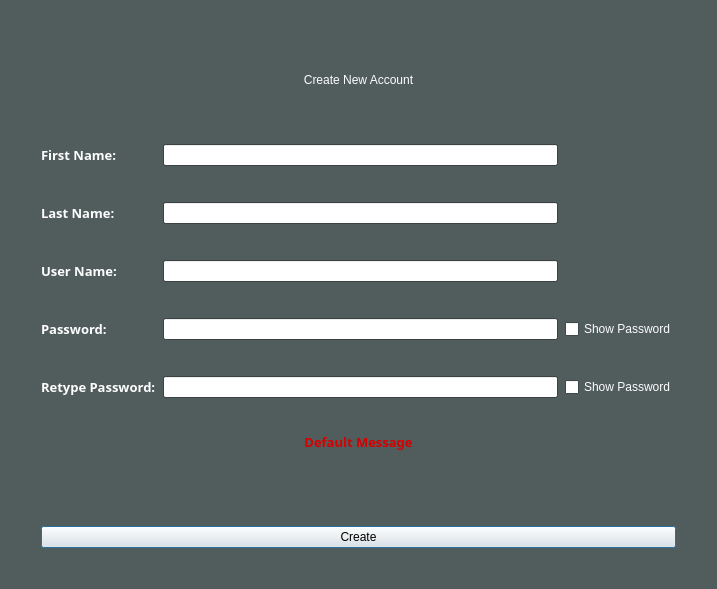
<?xml version="1.0" encoding="UTF-8"?>
<ui version="4.0">
 <class>CreateAccountPage</class>
 <widget class="QDialog" name="CreateAccountPage">
  <property name="geometry">
   <rect>
    <x>0</x>
    <y>0</y>
    <width>717</width>
    <height>589</height>
   </rect>
  </property>
  <property name="palette">
   <palette>
    <active>
     <colorrole role="WindowText">
      <brush brushstyle="SolidPattern">
       <color alpha="255">
        <red>253</red>
        <green>253</green>
        <blue>253</blue>
       </color>
      </brush>
     </colorrole>
     <colorrole role="Text">
      <brush brushstyle="SolidPattern">
       <color alpha="255">
        <red>0</red>
        <green>0</green>
        <blue>0</blue>
       </color>
      </brush>
     </colorrole>
     <colorrole role="Base">
      <brush brushstyle="SolidPattern">
       <color alpha="255">
        <red>255</red>
        <green>255</green>
        <blue>255</blue>
       </color>
      </brush>
     </colorrole>
     <colorrole role="Window">
      <brush brushstyle="SolidPattern">
       <color alpha="255">
        <red>81</red>
        <green>93</green>
        <blue>93</blue>
       </color>
      </brush>
     </colorrole>
     <colorrole role="PlaceholderText">
      <brush brushstyle="SolidPattern">
       <color alpha="128">
        <red>255</red>
        <green>255</green>
        <blue>255</blue>
       </color>
      </brush>
     </colorrole>
    </active>
    <inactive>
     <colorrole role="WindowText">
      <brush brushstyle="SolidPattern">
       <color alpha="255">
        <red>253</red>
        <green>253</green>
        <blue>253</blue>
       </color>
      </brush>
     </colorrole>
     <colorrole role="Text">
      <brush brushstyle="SolidPattern">
       <color alpha="255">
        <red>0</red>
        <green>0</green>
        <blue>0</blue>
       </color>
      </brush>
     </colorrole>
     <colorrole role="Base">
      <brush brushstyle="SolidPattern">
       <color alpha="255">
        <red>255</red>
        <green>255</green>
        <blue>255</blue>
       </color>
      </brush>
     </colorrole>
     <colorrole role="Window">
      <brush brushstyle="SolidPattern">
       <color alpha="255">
        <red>81</red>
        <green>93</green>
        <blue>93</blue>
       </color>
      </brush>
     </colorrole>
     <colorrole role="PlaceholderText">
      <brush brushstyle="SolidPattern">
       <color alpha="128">
        <red>255</red>
        <green>255</green>
        <blue>255</blue>
       </color>
      </brush>
     </colorrole>
    </inactive>
    <disabled>
     <colorrole role="WindowText">
      <brush brushstyle="SolidPattern">
       <color alpha="255">
        <red>120</red>
        <green>120</green>
        <blue>120</blue>
       </color>
      </brush>
     </colorrole>
     <colorrole role="Text">
      <brush brushstyle="SolidPattern">
       <color alpha="255">
        <red>120</red>
        <green>120</green>
        <blue>120</blue>
       </color>
      </brush>
     </colorrole>
     <colorrole role="Base">
      <brush brushstyle="SolidPattern">
       <color alpha="255">
        <red>81</red>
        <green>93</green>
        <blue>93</blue>
       </color>
      </brush>
     </colorrole>
     <colorrole role="Window">
      <brush brushstyle="SolidPattern">
       <color alpha="255">
        <red>81</red>
        <green>93</green>
        <blue>93</blue>
       </color>
      </brush>
     </colorrole>
     <colorrole role="PlaceholderText">
      <brush brushstyle="SolidPattern">
       <color alpha="128">
        <red>0</red>
        <green>0</green>
        <blue>0</blue>
       </color>
      </brush>
     </colorrole>
    </disabled>
   </palette>
  </property>
  <property name="windowTitle">
   <string>Dialog</string>
  </property>
  <layout class="QVBoxLayout" name="verticalLayout_2">
   <item>
    <layout class="QVBoxLayout" name="verticalLayout">
     <property name="leftMargin">
      <number>30</number>
     </property>
     <property name="topMargin">
      <number>30</number>
     </property>
     <property name="rightMargin">
      <number>30</number>
     </property>
     <property name="bottomMargin">
      <number>30</number>
     </property>
     <item>
      <widget class="QLabel" name="createAccountPage">
       <property name="text">
        <string>Create New Account</string>
       </property>
       <property name="alignment">
        <set>Qt::AlignCenter</set>
       </property>
       <property name="textInteractionFlags">
        <set>Qt::NoTextInteraction</set>
       </property>
      </widget>
     </item>
     <item>
      <spacer name="verticalSpacer_2">
       <property name="orientation">
        <enum>Qt::Vertical</enum>
       </property>
       <property name="sizeType">
        <enum>QSizePolicy::Fixed</enum>
       </property>
       <property name="sizeHint" stdset="0">
        <size>
         <width>20</width>
         <height>20</height>
        </size>
       </property>
      </spacer>
     </item>
     <item>
      <layout class="QGridLayout" name="gridLayout">
       <property name="horizontalSpacing">
        <number>7</number>
       </property>
       <property name="verticalSpacing">
        <number>36</number>
       </property>
       <item row="0" column="0">
        <widget class="QLabel" name="firstNameLabel">
         <property name="font">
          <font>
           <family>Arial Black</family>
           <pointsize>10</pointsize>
           <weight>75</weight>
           <bold>true</bold>
          </font>
         </property>
         <property name="text">
          <string>First Name:</string>
         </property>
         <property name="textInteractionFlags">
          <set>Qt::NoTextInteraction</set>
         </property>
         <property name="buddy">
          <cstring>firstNameInput</cstring>
         </property>
        </widget>
       </item>
       <item row="1" column="1">
        <widget class="QLineEdit" name="lastNameInput"/>
       </item>
       <item row="0" column="1">
        <widget class="QLineEdit" name="firstNameInput"/>
       </item>
       <item row="4" column="0">
        <widget class="QLabel" name="retypePasswordLabel">
         <property name="font">
          <font>
           <family>Arial Black</family>
           <pointsize>10</pointsize>
           <weight>75</weight>
           <bold>true</bold>
          </font>
         </property>
         <property name="text">
          <string>Retype Password:</string>
         </property>
         <property name="textInteractionFlags">
          <set>Qt::NoTextInteraction</set>
         </property>
         <property name="buddy">
          <cstring>retypePasswordInput</cstring>
         </property>
        </widget>
       </item>
       <item row="4" column="1">
        <widget class="QLineEdit" name="retypePasswordInput"/>
       </item>
       <item row="2" column="1">
        <widget class="QLineEdit" name="userNameInput"/>
       </item>
       <item row="3" column="0">
        <widget class="QLabel" name="passwordLabel">
         <property name="font">
          <font>
           <family>Arial Black</family>
           <pointsize>10</pointsize>
           <weight>75</weight>
           <bold>true</bold>
          </font>
         </property>
         <property name="text">
          <string>Password:</string>
         </property>
         <property name="textInteractionFlags">
          <set>Qt::NoTextInteraction</set>
         </property>
         <property name="buddy">
          <cstring>passwordInput</cstring>
         </property>
        </widget>
       </item>
       <item row="1" column="0">
        <widget class="QLabel" name="lastNameLabel">
         <property name="font">
          <font>
           <family>Arial Black</family>
           <pointsize>10</pointsize>
           <weight>75</weight>
           <bold>true</bold>
          </font>
         </property>
         <property name="text">
          <string>Last Name:</string>
         </property>
         <property name="textInteractionFlags">
          <set>Qt::NoTextInteraction</set>
         </property>
         <property name="buddy">
          <cstring>lastNameInput</cstring>
         </property>
        </widget>
       </item>
       <item row="2" column="0">
        <widget class="QLabel" name="userNameLabel">
         <property name="font">
          <font>
           <family>Arial Black</family>
           <pointsize>10</pointsize>
           <weight>75</weight>
           <bold>true</bold>
          </font>
         </property>
         <property name="text">
          <string>User Name:</string>
         </property>
         <property name="textInteractionFlags">
          <set>Qt::NoTextInteraction</set>
         </property>
         <property name="buddy">
          <cstring>userNameInput</cstring>
         </property>
        </widget>
       </item>
       <item row="3" column="1">
        <widget class="QLineEdit" name="passwordInput"/>
       </item>
       <item row="4" column="2">
        <widget class="QCheckBox" name="visiblePassword2">
         <property name="text">
          <string>Show Password</string>
         </property>
        </widget>
       </item>
       <item row="3" column="2">
        <widget class="QCheckBox" name="visiblePassword1">
         <property name="text">
          <string>Show Password</string>
         </property>
        </widget>
       </item>
      </layout>
     </item>
     <item>
      <widget class="QLabel" name="createAccountMessage">
       <property name="palette">
        <palette>
         <active>
          <colorrole role="WindowText">
           <brush brushstyle="SolidPattern">
            <color alpha="255">
             <red>213</red>
             <green>0</green>
             <blue>0</blue>
            </color>
           </brush>
          </colorrole>
         </active>
         <inactive>
          <colorrole role="WindowText">
           <brush brushstyle="SolidPattern">
            <color alpha="255">
             <red>213</red>
             <green>0</green>
             <blue>0</blue>
            </color>
           </brush>
          </colorrole>
         </inactive>
         <disabled>
          <colorrole role="WindowText">
           <brush brushstyle="SolidPattern">
            <color alpha="255">
             <red>120</red>
             <green>120</green>
             <blue>120</blue>
            </color>
           </brush>
          </colorrole>
         </disabled>
        </palette>
       </property>
       <property name="font">
        <font>
         <family>Arial Black</family>
         <pointsize>10</pointsize>
         <weight>75</weight>
         <bold>true</bold>
        </font>
       </property>
       <property name="text">
        <string>Default Message</string>
       </property>
       <property name="alignment">
        <set>Qt::AlignCenter</set>
       </property>
      </widget>
     </item>
     <item>
      <spacer name="verticalSpacer">
       <property name="orientation">
        <enum>Qt::Vertical</enum>
       </property>
       <property name="sizeType">
        <enum>QSizePolicy::Fixed</enum>
       </property>
       <property name="sizeHint" stdset="0">
        <size>
         <width>20</width>
         <height>40</height>
        </size>
       </property>
      </spacer>
     </item>
     <item>
      <widget class="QPushButton" name="createButton">
       <property name="text">
        <string>Create</string>
       </property>
      </widget>
     </item>
    </layout>
   </item>
  </layout>
 </widget>
 <tabstops>
  <tabstop>firstNameInput</tabstop>
  <tabstop>lastNameInput</tabstop>
  <tabstop>userNameInput</tabstop>
  <tabstop>passwordInput</tabstop>
  <tabstop>visiblePassword1</tabstop>
  <tabstop>retypePasswordInput</tabstop>
  <tabstop>visiblePassword2</tabstop>
  <tabstop>createButton</tabstop>
 </tabstops>
 <resources/>
 <connections/>
</ui>
